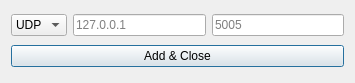
<?xml version="1.0" encoding="UTF-8"?>
<ui version="4.0">
 <class>FmvOpenStream</class>
 <widget class="QDialog" name="FmvOpenStream">
  <property name="geometry">
   <rect>
    <x>0</x>
    <y>0</y>
    <width>355</width>
    <height>83</height>
   </rect>
  </property>
  <property name="minimumSize">
   <size>
    <width>0</width>
    <height>0</height>
   </size>
  </property>
  <property name="windowTitle">
   <string>Open Stream</string>
  </property>
  <property name="windowIcon">
   <iconset resource="resources.qrc">
    <normaloff>:/imgFMV/images/stream.png</normaloff>:/imgFMV/images/stream.png</iconset>
  </property>
  <property name="locale">
   <locale language="English" country="UnitedStates"/>
  </property>
  <layout class="QVBoxLayout" name="verticalLayout">
   <item>
    <layout class="QHBoxLayout" name="horizontalLayout_2">
     <item>
      <widget class="QComboBox" name="cmb_protocol">
       <property name="cursor">
        <cursorShape>IBeamCursor</cursorShape>
       </property>
       <item>
        <property name="text">
         <string>UDP</string>
        </property>
       </item>
       <item>
        <property name="text">
         <string>RTP</string>
        </property>
       </item>
      </widget>
     </item>
     <item>
      <widget class="QLineEdit" name="ln_host">
       <property name="text">
        <string/>
       </property>
       <property name="placeholderText">
        <string>127.0.0.1</string>
       </property>
      </widget>
     </item>
     <item>
      <widget class="QLineEdit" name="ln_port">
       <property name="inputMethodHints">
        <set>Qt::ImhNone</set>
       </property>
       <property name="text">
        <string/>
       </property>
       <property name="placeholderText">
        <string>5005</string>
       </property>
      </widget>
     </item>
    </layout>
   </item>
   <item>
    <layout class="QHBoxLayout" name="horizontalLayout_3">
     <item>
      <widget class="QPushButton" name="btn_Open">
       <property name="cursor">
        <cursorShape>PointingHandCursor</cursorShape>
       </property>
       <property name="text">
        <string>Add &amp;&amp; Close</string>
       </property>
      </widget>
     </item>
    </layout>
   </item>
  </layout>
 </widget>
 <resources>
  <include location="resources.qrc"/>
 </resources>
 <connections>
  <connection>
   <sender>btn_Open</sender>
   <signal>clicked(bool)</signal>
   <receiver>FmvOpenStream</receiver>
   <slot>OpenStream(bool)</slot>
   <hints>
    <hint type="sourcelabel">
     <x>93</x>
     <y>86</y>
    </hint>
    <hint type="destinationlabel">
     <x>6</x>
     <y>58</y>
    </hint>
   </hints>
  </connection>
 </connections>
 <slots>
  <slot>OpenStream(bool)</slot>
 </slots>
</ui>
